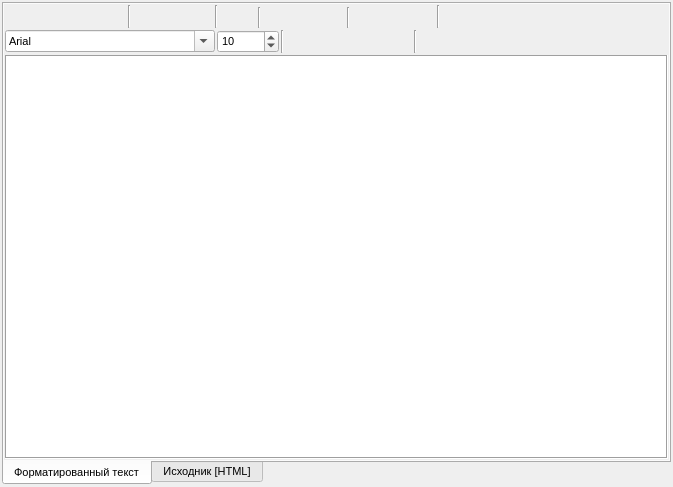
<?xml version="1.0" encoding="UTF-8"?>
<ui version="4.0">
 <class>FrameHTMLEditor</class>
 <widget class="QWidget" name="FrameHTMLEditor">
  <property name="geometry">
   <rect>
    <x>0</x>
    <y>0</y>
    <width>555</width>
    <height>487</height>
   </rect>
  </property>
  <property name="windowTitle">
   <string>HTML редактор</string>
  </property>
  <layout class="QVBoxLayout" name="verticalLayout">
   <property name="spacing">
    <number>2</number>
   </property>
   <property name="leftMargin">
    <number>2</number>
   </property>
   <property name="topMargin">
    <number>2</number>
   </property>
   <property name="rightMargin">
    <number>2</number>
   </property>
   <property name="bottomMargin">
    <number>2</number>
   </property>
   <item>
    <widget class="QTabWidget" name="tabWidget">
     <property name="font">
      <font>
       <pointsize>8</pointsize>
      </font>
     </property>
     <property name="autoFillBackground">
      <bool>true</bool>
     </property>
     <property name="tabPosition">
      <enum>QTabWidget::South</enum>
     </property>
     <property name="tabShape">
      <enum>QTabWidget::Rounded</enum>
     </property>
     <property name="currentIndex">
      <number>0</number>
     </property>
     <widget class="QWidget" name="tabFormattedText">
      <property name="autoFillBackground">
       <bool>true</bool>
      </property>
      <attribute name="title">
       <string>Форматированный текст</string>
      </attribute>
      <layout class="QGridLayout" name="gridLayout">
       <property name="leftMargin">
        <number>1</number>
       </property>
       <property name="topMargin">
        <number>1</number>
       </property>
       <property name="rightMargin">
        <number>1</number>
       </property>
       <property name="bottomMargin">
        <number>1</number>
       </property>
       <property name="spacing">
        <number>2</number>
       </property>
       <item row="0" column="0" rowspan="2">
        <widget class="QPushButton" name="pushButtonCut">
         <property name="sizePolicy">
          <sizepolicy hsizetype="Preferred" vsizetype="Preferred">
           <horstretch>0</horstretch>
           <verstretch>0</verstretch>
          </sizepolicy>
         </property>
         <property name="minimumSize">
          <size>
           <width>0</width>
           <height>0</height>
          </size>
         </property>
         <property name="focusPolicy">
          <enum>Qt::NoFocus</enum>
         </property>
         <property name="toolTip">
          <string>Вырезать</string>
         </property>
         <property name="text">
          <string/>
         </property>
         <property name="icon">
          <iconset resource="../../res.qrc">
           <normaloff>:/32/icons/32x32/cut.png</normaloff>:/32/icons/32x32/cut.png</iconset>
         </property>
         <property name="iconSize">
          <size>
           <width>16</width>
           <height>16</height>
          </size>
         </property>
         <property name="flat">
          <bool>true</bool>
         </property>
        </widget>
       </item>
       <item row="0" column="1" rowspan="2">
        <widget class="QPushButton" name="pushButtonCopy">
         <property name="sizePolicy">
          <sizepolicy hsizetype="Preferred" vsizetype="Preferred">
           <horstretch>0</horstretch>
           <verstretch>0</verstretch>
          </sizepolicy>
         </property>
         <property name="minimumSize">
          <size>
           <width>0</width>
           <height>0</height>
          </size>
         </property>
         <property name="focusPolicy">
          <enum>Qt::NoFocus</enum>
         </property>
         <property name="toolTip">
          <string>Копировать</string>
         </property>
         <property name="text">
          <string/>
         </property>
         <property name="icon">
          <iconset resource="../../res.qrc">
           <normaloff>:/32/icons/32x32/copy.png</normaloff>:/32/icons/32x32/copy.png</iconset>
         </property>
         <property name="iconSize">
          <size>
           <width>16</width>
           <height>16</height>
          </size>
         </property>
         <property name="flat">
          <bool>true</bool>
         </property>
        </widget>
       </item>
       <item row="0" column="2" rowspan="2">
        <widget class="QPushButton" name="pushButtonPaste">
         <property name="sizePolicy">
          <sizepolicy hsizetype="Preferred" vsizetype="Preferred">
           <horstretch>0</horstretch>
           <verstretch>0</verstretch>
          </sizepolicy>
         </property>
         <property name="minimumSize">
          <size>
           <width>0</width>
           <height>0</height>
          </size>
         </property>
         <property name="focusPolicy">
          <enum>Qt::NoFocus</enum>
         </property>
         <property name="toolTip">
          <string>Вставить</string>
         </property>
         <property name="text">
          <string/>
         </property>
         <property name="icon">
          <iconset resource="../../res.qrc">
           <normaloff>:/32/icons/32x32/paste.png</normaloff>:/32/icons/32x32/paste.png</iconset>
         </property>
         <property name="iconSize">
          <size>
           <width>16</width>
           <height>16</height>
          </size>
         </property>
         <property name="flat">
          <bool>true</bool>
         </property>
        </widget>
       </item>
       <item row="0" column="3" rowspan="2">
        <widget class="Line" name="line">
         <property name="orientation">
          <enum>Qt::Vertical</enum>
         </property>
        </widget>
       </item>
       <item row="0" column="4" rowspan="2">
        <widget class="QPushButton" name="pushButtonLink">
         <property name="sizePolicy">
          <sizepolicy hsizetype="Preferred" vsizetype="Preferred">
           <horstretch>0</horstretch>
           <verstretch>0</verstretch>
          </sizepolicy>
         </property>
         <property name="minimumSize">
          <size>
           <width>0</width>
           <height>0</height>
          </size>
         </property>
         <property name="focusPolicy">
          <enum>Qt::NoFocus</enum>
         </property>
         <property name="toolTip">
          <string>Гиперссылка</string>
         </property>
         <property name="text">
          <string/>
         </property>
         <property name="icon">
          <iconset resource="../../res.qrc">
           <normaloff>:/32/icons/32x32/link.png</normaloff>:/32/icons/32x32/link.png</iconset>
         </property>
         <property name="iconSize">
          <size>
           <width>16</width>
           <height>16</height>
          </size>
         </property>
         <property name="flat">
          <bool>true</bool>
         </property>
        </widget>
       </item>
       <item row="0" column="5" rowspan="2">
        <widget class="QPushButton" name="pushButtonUnlink">
         <property name="sizePolicy">
          <sizepolicy hsizetype="Preferred" vsizetype="Preferred">
           <horstretch>0</horstretch>
           <verstretch>0</verstretch>
          </sizepolicy>
         </property>
         <property name="minimumSize">
          <size>
           <width>0</width>
           <height>0</height>
          </size>
         </property>
         <property name="focusPolicy">
          <enum>Qt::NoFocus</enum>
         </property>
         <property name="toolTip">
          <string>Удалить гиперссылку</string>
         </property>
         <property name="text">
          <string/>
         </property>
         <property name="icon">
          <iconset resource="../../res.qrc">
           <normaloff>:/32/icons/32x32/unlink.png</normaloff>:/32/icons/32x32/unlink.png</iconset>
         </property>
         <property name="iconSize">
          <size>
           <width>16</width>
           <height>16</height>
          </size>
         </property>
         <property name="flat">
          <bool>true</bool>
         </property>
        </widget>
       </item>
       <item row="0" column="6" rowspan="2" colspan="2">
        <widget class="Line" name="line_2">
         <property name="orientation">
          <enum>Qt::Vertical</enum>
         </property>
        </widget>
       </item>
       <item row="0" column="20" rowspan="2">
        <widget class="Line" name="line_13">
         <property name="orientation">
          <enum>Qt::Vertical</enum>
         </property>
        </widget>
       </item>
       <item row="0" column="21" rowspan="2" colspan="2">
        <widget class="QPushButton" name="pushButtonAddShift">
         <property name="sizePolicy">
          <sizepolicy hsizetype="Preferred" vsizetype="Preferred">
           <horstretch>0</horstretch>
           <verstretch>0</verstretch>
          </sizepolicy>
         </property>
         <property name="minimumSize">
          <size>
           <width>0</width>
           <height>0</height>
          </size>
         </property>
         <property name="focusPolicy">
          <enum>Qt::NoFocus</enum>
         </property>
         <property name="toolTip">
          <string>Добавить отступ</string>
         </property>
         <property name="text">
          <string/>
         </property>
         <property name="icon">
          <iconset resource="../../res.qrc">
           <normaloff>:/32/icons/32x32/shift-right.png</normaloff>:/32/icons/32x32/shift-right.png</iconset>
         </property>
         <property name="iconSize">
          <size>
           <width>16</width>
           <height>16</height>
          </size>
         </property>
         <property name="flat">
          <bool>true</bool>
         </property>
        </widget>
       </item>
       <item row="0" column="23" rowspan="2" colspan="2">
        <widget class="QPushButton" name="pushButtonRemoveShift">
         <property name="sizePolicy">
          <sizepolicy hsizetype="Preferred" vsizetype="Preferred">
           <horstretch>0</horstretch>
           <verstretch>0</verstretch>
          </sizepolicy>
         </property>
         <property name="minimumSize">
          <size>
           <width>0</width>
           <height>0</height>
          </size>
         </property>
         <property name="focusPolicy">
          <enum>Qt::NoFocus</enum>
         </property>
         <property name="toolTip">
          <string>Убрать отступ</string>
         </property>
         <property name="text">
          <string/>
         </property>
         <property name="icon">
          <iconset resource="../../res.qrc">
           <normaloff>:/32/icons/32x32/shift-left.png</normaloff>:/32/icons/32x32/shift-left.png</iconset>
         </property>
         <property name="iconSize">
          <size>
           <width>16</width>
           <height>16</height>
          </size>
         </property>
         <property name="flat">
          <bool>true</bool>
         </property>
        </widget>
       </item>
       <item row="1" column="7">
        <widget class="QPushButton" name="pushButtonImage">
         <property name="sizePolicy">
          <sizepolicy hsizetype="Preferred" vsizetype="Preferred">
           <horstretch>0</horstretch>
           <verstretch>0</verstretch>
          </sizepolicy>
         </property>
         <property name="minimumSize">
          <size>
           <width>0</width>
           <height>0</height>
          </size>
         </property>
         <property name="focusPolicy">
          <enum>Qt::NoFocus</enum>
         </property>
         <property name="toolTip">
          <string>Вставить картинку</string>
         </property>
         <property name="text">
          <string/>
         </property>
         <property name="icon">
          <iconset resource="../../res.qrc">
           <normaloff>:/32/icons/32x32/insert-image.png</normaloff>:/32/icons/32x32/insert-image.png</iconset>
         </property>
         <property name="iconSize">
          <size>
           <width>16</width>
           <height>16</height>
          </size>
         </property>
         <property name="flat">
          <bool>true</bool>
         </property>
        </widget>
       </item>
       <item row="1" column="8">
        <widget class="Line" name="line_3">
         <property name="orientation">
          <enum>Qt::Vertical</enum>
         </property>
        </widget>
       </item>
       <item row="1" column="9" colspan="3">
        <widget class="QPushButton" name="pushButtonAddTable">
         <property name="sizePolicy">
          <sizepolicy hsizetype="Preferred" vsizetype="Preferred">
           <horstretch>0</horstretch>
           <verstretch>0</verstretch>
          </sizepolicy>
         </property>
         <property name="minimumSize">
          <size>
           <width>0</width>
           <height>0</height>
          </size>
         </property>
         <property name="focusPolicy">
          <enum>Qt::NoFocus</enum>
         </property>
         <property name="toolTip">
          <string>Вставить таблицу</string>
         </property>
         <property name="text">
          <string/>
         </property>
         <property name="icon">
          <iconset resource="../../res.qrc">
           <normaloff>:/32/icons/32x32/add-table.png</normaloff>:/32/icons/32x32/add-table.png</iconset>
         </property>
         <property name="iconSize">
          <size>
           <width>16</width>
           <height>16</height>
          </size>
         </property>
         <property name="flat">
          <bool>true</bool>
         </property>
        </widget>
       </item>
       <item row="1" column="12" colspan="2">
        <widget class="QPushButton" name="pushButtonEditTable">
         <property name="sizePolicy">
          <sizepolicy hsizetype="Preferred" vsizetype="Preferred">
           <horstretch>0</horstretch>
           <verstretch>0</verstretch>
          </sizepolicy>
         </property>
         <property name="minimumSize">
          <size>
           <width>0</width>
           <height>0</height>
          </size>
         </property>
         <property name="focusPolicy">
          <enum>Qt::NoFocus</enum>
         </property>
         <property name="toolTip">
          <string>Изменить таблицу</string>
         </property>
         <property name="text">
          <string/>
         </property>
         <property name="icon">
          <iconset resource="../../res.qrc">
           <normaloff>:/32/icons/32x32/edit-table.png</normaloff>:/32/icons/32x32/edit-table.png</iconset>
         </property>
         <property name="iconSize">
          <size>
           <width>16</width>
           <height>16</height>
          </size>
         </property>
         <property name="flat">
          <bool>true</bool>
         </property>
        </widget>
       </item>
       <item row="1" column="14">
        <widget class="Line" name="line_4">
         <property name="orientation">
          <enum>Qt::Vertical</enum>
         </property>
        </widget>
       </item>
       <item row="1" column="15" colspan="2">
        <widget class="QPushButton" name="pushButtonNumList">
         <property name="sizePolicy">
          <sizepolicy hsizetype="Preferred" vsizetype="Preferred">
           <horstretch>0</horstretch>
           <verstretch>0</verstretch>
          </sizepolicy>
         </property>
         <property name="minimumSize">
          <size>
           <width>0</width>
           <height>0</height>
          </size>
         </property>
         <property name="focusPolicy">
          <enum>Qt::NoFocus</enum>
         </property>
         <property name="toolTip">
          <string>Нумерованный список</string>
         </property>
         <property name="text">
          <string/>
         </property>
         <property name="icon">
          <iconset resource="../../res.qrc">
           <normaloff>:/32/icons/32x32/num-list.png</normaloff>:/32/icons/32x32/num-list.png</iconset>
         </property>
         <property name="iconSize">
          <size>
           <width>16</width>
           <height>16</height>
          </size>
         </property>
         <property name="flat">
          <bool>true</bool>
         </property>
        </widget>
       </item>
       <item row="1" column="17" colspan="3">
        <widget class="QPushButton" name="pushButtonList">
         <property name="sizePolicy">
          <sizepolicy hsizetype="Preferred" vsizetype="Preferred">
           <horstretch>0</horstretch>
           <verstretch>0</verstretch>
          </sizepolicy>
         </property>
         <property name="minimumSize">
          <size>
           <width>0</width>
           <height>0</height>
          </size>
         </property>
         <property name="focusPolicy">
          <enum>Qt::NoFocus</enum>
         </property>
         <property name="toolTip">
          <string>Маркированный список</string>
         </property>
         <property name="text">
          <string/>
         </property>
         <property name="icon">
          <iconset resource="../../res.qrc">
           <normaloff>:/32/icons/32x32/list.png</normaloff>:/32/icons/32x32/list.png</iconset>
         </property>
         <property name="iconSize">
          <size>
           <width>16</width>
           <height>16</height>
          </size>
         </property>
         <property name="flat">
          <bool>true</bool>
         </property>
        </widget>
       </item>
       <item row="1" column="25" colspan="5">
        <spacer name="horizontalSpacer">
         <property name="orientation">
          <enum>Qt::Horizontal</enum>
         </property>
         <property name="sizeHint" stdset="0">
          <size>
           <width>270</width>
           <height>20</height>
          </size>
         </property>
        </spacer>
       </item>
       <item row="2" column="0" colspan="7">
        <widget class="QFontComboBox" name="fontComboBox">
         <property name="font">
          <font>
           <family>Arial</family>
           <pointsize>8</pointsize>
          </font>
         </property>
         <property name="currentText">
          <string>Arial</string>
         </property>
        </widget>
       </item>
       <item row="2" column="7" colspan="3">
        <widget class="QSpinBox" name="spinBoxFontSize">
         <property name="minimum">
          <number>6</number>
         </property>
         <property name="maximum">
          <number>32</number>
         </property>
         <property name="value">
          <number>10</number>
         </property>
        </widget>
       </item>
       <item row="2" column="10">
        <widget class="Line" name="line_5">
         <property name="orientation">
          <enum>Qt::Vertical</enum>
         </property>
        </widget>
       </item>
       <item row="2" column="11" colspan="2">
        <widget class="QPushButton" name="pushButtonBold">
         <property name="sizePolicy">
          <sizepolicy hsizetype="Preferred" vsizetype="Preferred">
           <horstretch>0</horstretch>
           <verstretch>0</verstretch>
          </sizepolicy>
         </property>
         <property name="minimumSize">
          <size>
           <width>0</width>
           <height>0</height>
          </size>
         </property>
         <property name="focusPolicy">
          <enum>Qt::NoFocus</enum>
         </property>
         <property name="toolTip">
          <string>Жирный</string>
         </property>
         <property name="text">
          <string/>
         </property>
         <property name="icon">
          <iconset resource="../../res.qrc">
           <normaloff>:/32/icons/32x32/bold.png</normaloff>:/32/icons/32x32/bold.png</iconset>
         </property>
         <property name="iconSize">
          <size>
           <width>16</width>
           <height>16</height>
          </size>
         </property>
         <property name="checkable">
          <bool>true</bool>
         </property>
         <property name="flat">
          <bool>true</bool>
         </property>
        </widget>
       </item>
       <item row="2" column="13" colspan="3">
        <widget class="QPushButton" name="pushButtonItalic">
         <property name="sizePolicy">
          <sizepolicy hsizetype="Preferred" vsizetype="Preferred">
           <horstretch>0</horstretch>
           <verstretch>0</verstretch>
          </sizepolicy>
         </property>
         <property name="minimumSize">
          <size>
           <width>0</width>
           <height>0</height>
          </size>
         </property>
         <property name="focusPolicy">
          <enum>Qt::NoFocus</enum>
         </property>
         <property name="toolTip">
          <string>Курсив</string>
         </property>
         <property name="text">
          <string/>
         </property>
         <property name="icon">
          <iconset resource="../../res.qrc">
           <normaloff>:/32/icons/32x32/italic.png</normaloff>:/32/icons/32x32/italic.png</iconset>
         </property>
         <property name="iconSize">
          <size>
           <width>16</width>
           <height>16</height>
          </size>
         </property>
         <property name="checkable">
          <bool>true</bool>
         </property>
         <property name="flat">
          <bool>true</bool>
         </property>
        </widget>
       </item>
       <item row="2" column="16" colspan="2">
        <widget class="QPushButton" name="pushButtonUnderline">
         <property name="sizePolicy">
          <sizepolicy hsizetype="Preferred" vsizetype="Preferred">
           <horstretch>0</horstretch>
           <verstretch>0</verstretch>
          </sizepolicy>
         </property>
         <property name="minimumSize">
          <size>
           <width>0</width>
           <height>0</height>
          </size>
         </property>
         <property name="focusPolicy">
          <enum>Qt::NoFocus</enum>
         </property>
         <property name="toolTip">
          <string>Подчеркнутый</string>
         </property>
         <property name="text">
          <string/>
         </property>
         <property name="icon">
          <iconset resource="../../res.qrc">
           <normaloff>:/32/icons/32x32/underline.png</normaloff>:/32/icons/32x32/underline.png</iconset>
         </property>
         <property name="iconSize">
          <size>
           <width>16</width>
           <height>16</height>
          </size>
         </property>
         <property name="checkable">
          <bool>true</bool>
         </property>
         <property name="flat">
          <bool>true</bool>
         </property>
        </widget>
       </item>
       <item row="2" column="18">
        <widget class="Line" name="line_6">
         <property name="orientation">
          <enum>Qt::Vertical</enum>
         </property>
        </widget>
       </item>
       <item row="2" column="19" colspan="3">
        <widget class="QPushButton" name="pushButtonTextColor">
         <property name="sizePolicy">
          <sizepolicy hsizetype="Preferred" vsizetype="Preferred">
           <horstretch>0</horstretch>
           <verstretch>0</verstretch>
          </sizepolicy>
         </property>
         <property name="minimumSize">
          <size>
           <width>0</width>
           <height>0</height>
          </size>
         </property>
         <property name="focusPolicy">
          <enum>Qt::NoFocus</enum>
         </property>
         <property name="toolTip">
          <string>Цвет шрифта</string>
         </property>
         <property name="text">
          <string/>
         </property>
         <property name="icon">
          <iconset resource="../../res.qrc">
           <normaloff>:/32/icons/32x32/textcolor.png</normaloff>:/32/icons/32x32/textcolor.png</iconset>
         </property>
         <property name="iconSize">
          <size>
           <width>16</width>
           <height>16</height>
          </size>
         </property>
         <property name="flat">
          <bool>true</bool>
         </property>
        </widget>
       </item>
       <item row="2" column="22" colspan="2">
        <widget class="QPushButton" name="pushButtonBackgroundColor">
         <property name="sizePolicy">
          <sizepolicy hsizetype="Preferred" vsizetype="Preferred">
           <horstretch>0</horstretch>
           <verstretch>0</verstretch>
          </sizepolicy>
         </property>
         <property name="minimumSize">
          <size>
           <width>0</width>
           <height>0</height>
          </size>
         </property>
         <property name="focusPolicy">
          <enum>Qt::NoFocus</enum>
         </property>
         <property name="toolTip">
          <string>Цвет фона</string>
         </property>
         <property name="text">
          <string/>
         </property>
         <property name="icon">
          <iconset resource="../../res.qrc">
           <normaloff>:/32/icons/32x32/background.png</normaloff>:/32/icons/32x32/background.png</iconset>
         </property>
         <property name="iconSize">
          <size>
           <width>16</width>
           <height>16</height>
          </size>
         </property>
         <property name="flat">
          <bool>true</bool>
         </property>
        </widget>
       </item>
       <item row="2" column="24" colspan="2">
        <widget class="QPushButton" name="pushButtonAlignmentLeft">
         <property name="sizePolicy">
          <sizepolicy hsizetype="Preferred" vsizetype="Preferred">
           <horstretch>0</horstretch>
           <verstretch>0</verstretch>
          </sizepolicy>
         </property>
         <property name="minimumSize">
          <size>
           <width>0</width>
           <height>0</height>
          </size>
         </property>
         <property name="focusPolicy">
          <enum>Qt::NoFocus</enum>
         </property>
         <property name="toolTip">
          <string>Выравнивание по левом краю</string>
         </property>
         <property name="text">
          <string/>
         </property>
         <property name="icon">
          <iconset resource="../../res.qrc">
           <normaloff>:/32/icons/32x32/align-left.png</normaloff>:/32/icons/32x32/align-left.png</iconset>
         </property>
         <property name="iconSize">
          <size>
           <width>16</width>
           <height>16</height>
          </size>
         </property>
         <property name="checkable">
          <bool>true</bool>
         </property>
         <property name="flat">
          <bool>true</bool>
         </property>
         <attribute name="buttonGroup">
          <string notr="true">buttonGroup</string>
         </attribute>
        </widget>
       </item>
       <item row="2" column="26">
        <widget class="QPushButton" name="pushButtonAlignmentCenter">
         <property name="sizePolicy">
          <sizepolicy hsizetype="Preferred" vsizetype="Preferred">
           <horstretch>0</horstretch>
           <verstretch>0</verstretch>
          </sizepolicy>
         </property>
         <property name="minimumSize">
          <size>
           <width>0</width>
           <height>0</height>
          </size>
         </property>
         <property name="focusPolicy">
          <enum>Qt::NoFocus</enum>
         </property>
         <property name="toolTip">
          <string>Выравнивание по центру</string>
         </property>
         <property name="text">
          <string/>
         </property>
         <property name="icon">
          <iconset resource="../../res.qrc">
           <normaloff>:/32/icons/32x32/align-center.png</normaloff>:/32/icons/32x32/align-center.png</iconset>
         </property>
         <property name="iconSize">
          <size>
           <width>16</width>
           <height>16</height>
          </size>
         </property>
         <property name="checkable">
          <bool>true</bool>
         </property>
         <property name="flat">
          <bool>true</bool>
         </property>
         <attribute name="buttonGroup">
          <string notr="true">buttonGroup</string>
         </attribute>
        </widget>
       </item>
       <item row="2" column="27">
        <widget class="QPushButton" name="pushButtonAlignmentRight">
         <property name="sizePolicy">
          <sizepolicy hsizetype="Preferred" vsizetype="Preferred">
           <horstretch>0</horstretch>
           <verstretch>0</verstretch>
          </sizepolicy>
         </property>
         <property name="minimumSize">
          <size>
           <width>0</width>
           <height>0</height>
          </size>
         </property>
         <property name="focusPolicy">
          <enum>Qt::NoFocus</enum>
         </property>
         <property name="toolTip">
          <string>Выравнивание по правому краю</string>
         </property>
         <property name="text">
          <string/>
         </property>
         <property name="icon">
          <iconset resource="../../res.qrc">
           <normaloff>:/32/icons/32x32/align-right.png</normaloff>:/32/icons/32x32/align-right.png</iconset>
         </property>
         <property name="iconSize">
          <size>
           <width>16</width>
           <height>16</height>
          </size>
         </property>
         <property name="checkable">
          <bool>true</bool>
         </property>
         <property name="flat">
          <bool>true</bool>
         </property>
         <attribute name="buttonGroup">
          <string notr="true">buttonGroup</string>
         </attribute>
        </widget>
       </item>
       <item row="2" column="28">
        <widget class="QPushButton" name="pushButtonAlignmentJustify">
         <property name="sizePolicy">
          <sizepolicy hsizetype="Preferred" vsizetype="Preferred">
           <horstretch>0</horstretch>
           <verstretch>0</verstretch>
          </sizepolicy>
         </property>
         <property name="minimumSize">
          <size>
           <width>0</width>
           <height>0</height>
          </size>
         </property>
         <property name="focusPolicy">
          <enum>Qt::NoFocus</enum>
         </property>
         <property name="toolTip">
          <string>Выравнивание по ширине</string>
         </property>
         <property name="text">
          <string/>
         </property>
         <property name="icon">
          <iconset resource="../../res.qrc">
           <normaloff>:/32/icons/32x32/align-justify.png</normaloff>:/32/icons/32x32/align-justify.png</iconset>
         </property>
         <property name="iconSize">
          <size>
           <width>16</width>
           <height>16</height>
          </size>
         </property>
         <property name="checkable">
          <bool>true</bool>
         </property>
         <property name="flat">
          <bool>true</bool>
         </property>
         <attribute name="buttonGroup">
          <string notr="true">buttonGroup</string>
         </attribute>
        </widget>
       </item>
       <item row="2" column="29">
        <spacer name="horizontalSpacer_2">
         <property name="orientation">
          <enum>Qt::Horizontal</enum>
         </property>
         <property name="sizeHint" stdset="0">
          <size>
           <width>343</width>
           <height>21</height>
          </size>
         </property>
        </spacer>
       </item>
       <item row="3" column="0" colspan="30">
        <widget class="QTextEdit" name="textEdit">
         <property name="font">
          <font>
           <family>Arial</family>
           <pointsize>10</pointsize>
          </font>
         </property>
         <property name="frameShape">
          <enum>QFrame::Box</enum>
         </property>
         <property name="html">
          <string>&lt;!DOCTYPE HTML PUBLIC &quot;-//W3C//DTD HTML 4.0//EN&quot; &quot;http://www.w3.org/TR/REC-html40/strict.dtd&quot;&gt;
&lt;html&gt;&lt;head&gt;&lt;meta name=&quot;qrichtext&quot; content=&quot;1&quot; /&gt;&lt;style type=&quot;text/css&quot;&gt;
p, li { white-space: pre-wrap; }
&lt;/style&gt;&lt;/head&gt;&lt;body style=&quot; font-family:'Arial'; font-size:10pt; font-weight:400; font-style:normal;&quot;&gt;
&lt;p style=&quot;-qt-paragraph-type:empty; margin-top:0px; margin-bottom:0px; margin-left:0px; margin-right:0px; -qt-block-indent:0; text-indent:0px; font-family:'MS Shell Dlg 2'; font-size:8pt;&quot;&gt;&lt;br /&gt;&lt;/p&gt;&lt;/body&gt;&lt;/html&gt;</string>
         </property>
        </widget>
       </item>
      </layout>
     </widget>
     <widget class="QWidget" name="tabHTML">
      <property name="autoFillBackground">
       <bool>true</bool>
      </property>
      <attribute name="title">
       <string>Исходник [HTML]</string>
      </attribute>
      <layout class="QVBoxLayout" name="verticalLayout_2">
       <property name="spacing">
        <number>2</number>
       </property>
       <property name="leftMargin">
        <number>2</number>
       </property>
       <property name="topMargin">
        <number>2</number>
       </property>
       <property name="rightMargin">
        <number>2</number>
       </property>
       <property name="bottomMargin">
        <number>2</number>
       </property>
       <item>
        <widget class="QPlainTextEdit" name="plainTextEdit">
         <property name="font">
          <font>
           <family>Arial</family>
           <pointsize>10</pointsize>
          </font>
         </property>
         <property name="frameShape">
          <enum>QFrame::Box</enum>
         </property>
        </widget>
       </item>
      </layout>
     </widget>
    </widget>
   </item>
  </layout>
 </widget>
 <resources>
  <include location="../../res.qrc"/>
 </resources>
 <connections/>
 <buttongroups>
  <buttongroup name="buttonGroup"/>
 </buttongroups>
</ui>
